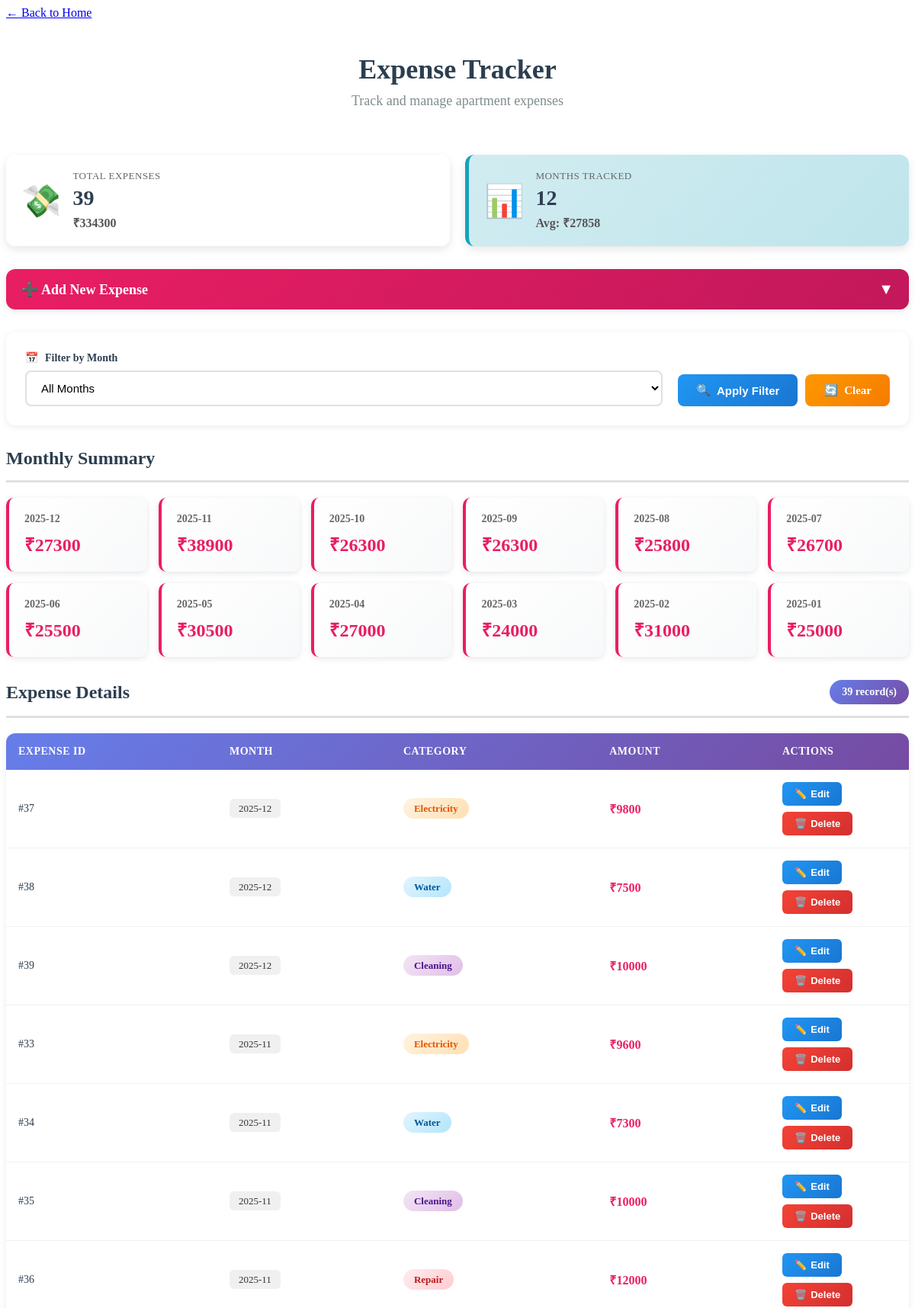
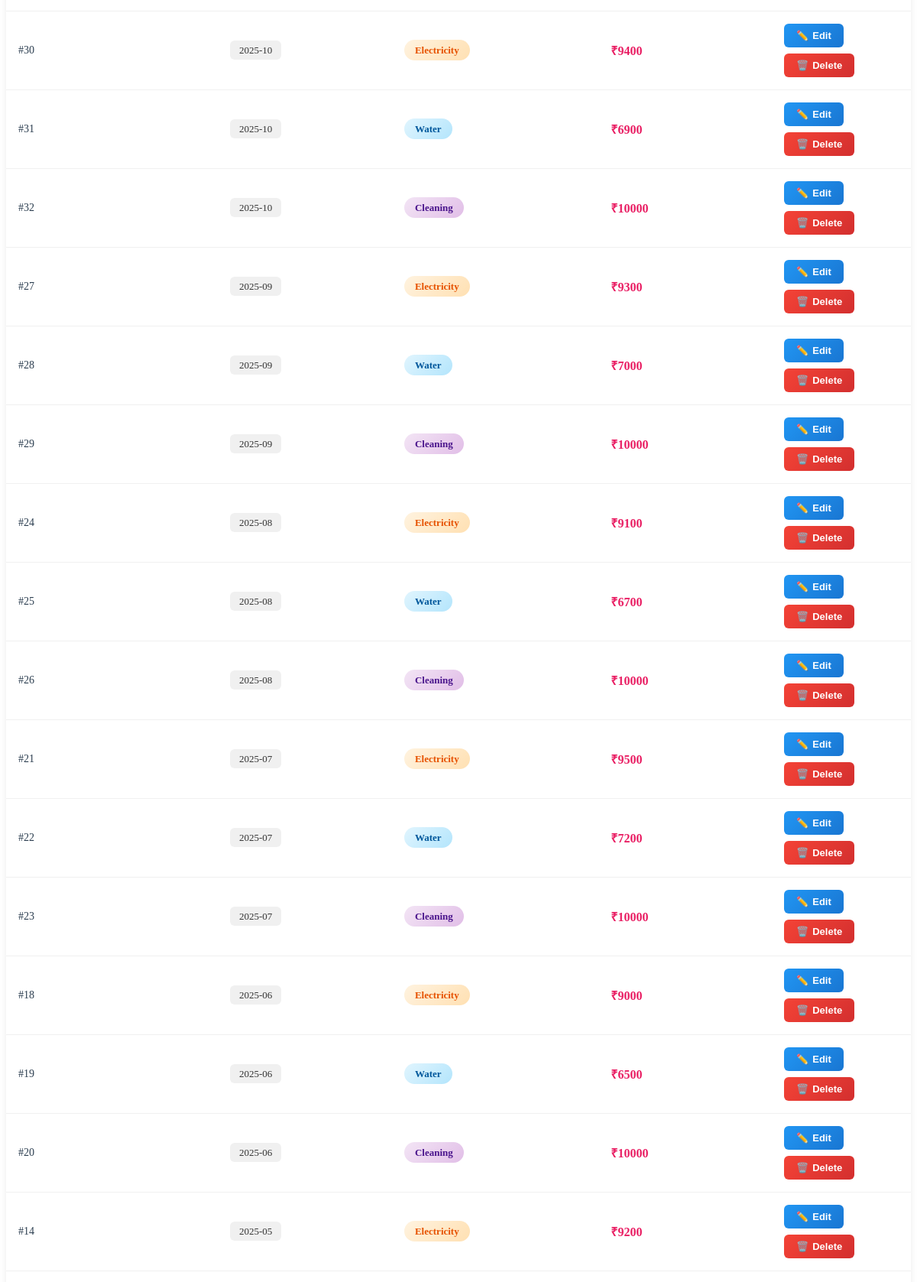
/expenses (upper part), run on the app's committed database (2 pictures, top to bottom).
### tables this page shows
CREATE TABLE expenses (
    expense_id INTEGER PRIMARY KEY AUTOINCREMENT,
    month TEXT,          
    category TEXT,        
    amount INTEGER
);

### app.py (the view)
@app.route("/expenses", methods=['GET'])
def view_expenses():
    month_filter = request.args.get("month")
    conn = db_connection()
    query = 'SELECT * FROM expenses WHERE 1=1'
    params = []
    if month_filter:
        query += ' AND month = ?'
        params.append(month_filter)
    query += ' ORDER BY month DESC, expense_id'
    expenses = conn.execute(query, params).fetchall()
    cursor = conn.cursor()
    cursor.execute('SELECT DISTINCT month FROM expenses ORDER BY month DESC')
    months = cursor.fetchall()
    cursor.execute('''
        SELECT month, SUM(amount) as total
        FROM expenses
        GROUP BY month
        ORDER BY month DESC
    ''')
    monthly_totals = cursor.fetchall()
    conn.close()
    return render_template("expenses.html", expenses=expenses, months=months, monthly_totals=monthly_totals)

### app.py (called while the page is built)
def db_connection():
    conn = sqlite3.connect(database)
    conn.row_factory = sqlite3.Row
    return conn

### templates/expenses.html (shortened to what this page needs)
<!DOCTYPE html>
<html lang="en">
<head>
    <link rel="stylesheet" href="{{ url_for('static', filename='css/style.css') }}">
</head>
<body>
    <div class="container">
        <a href="/" class="back-button">← Back to Home</a>
        <div class="page-header">
            <h1>Expense Tracker</h1>
            <p class="subtitle">Track and manage apartment expenses</p>
        </div>
        {% set total_expenses = expenses|sum(attribute='amount') %}
        {% set expense_count = expenses|length %}
        <div class="summary-cards-grid">
            <div class="summary-card-mini danger">
                <div class="card-icon">💸</div>
                <div class="card-content">
                    <p class="card-label">Total Expenses</p>
                    <p class="card-number">{{ expense_count }}</p>
                    <p class="card-amount">₹{{ total_expenses }}</p>
                </div>
            </div>
            <div class="summary-card-mini info">
                <div class="card-icon">📊</div>
                <div class="card-content">
                    <p class="card-label">Months Tracked</p>
                    <p class="card-number">{{ monthly_totals|length }}</p>
                    <p class="card-amount">Avg: ₹{{ (total_expenses / monthly_totals|length)|round|int if monthly_totals|length > 0 else 0 }}</p>
                </div>
            </div>
        </div>
        <div class="inline-form-container">
            <div class="inline-form-header" onclick="toggleAddForm()">
                <h3>➕ Add New Expense</h3>
                <span class="toggle-icon" id="addFormToggle">▼</span>
            </div>
        </div>
        <div class="filter-section-styled">
            <form method="GET" action="/expenses" class="filter-form-inline">
                <div class="filter-input-group">
                    <label for="month">
                        <span class="filter-icon">📅</span>
                        Filter by Month
                    </label>
                    <select name="month" id="month" class="styled-select">
                        <option value="">All Months</option>
                    </select>
                </div>
                <div class="filter-buttons-group">
                    <button type="submit" class="btn-apply">
                        <span>🔍</span> Apply Filter
                    </button>
                    <a href="/expenses" class="btn-clear">
                        <span>🔄</span> Clear
                    </a>
                </div>
            </form>
        </div>
        {% if monthly_totals %}
        <div class="section-header">
            <h2>Monthly Summary</h2>
        </div>
        <div class="monthly-summary-grid">
            {% for month_total in monthly_totals %}
            <div class="month-summary-card">
                <div class="month-name">{{ month_total['month'] }}</div>
                <div class="month-amount">₹{{ month_total['total'] }}</div>
            </div>
            {% endfor %}
        </div>
        {% endif %}
        {% if expenses %}
        <div class="section-header">
            <h2>Expense Details</h2>
            <span class="record-count">{{ expenses|length }} record(s)</span>
        </div>
        <div class="table-wrapper">
            <table class="modern-table">
                <thead>
                    <tr>
                        <th>Expense ID</th>
                        <th>Month</th>
                        <th>Category</th>
                        <th>Amount</th>
                        <th>Actions</th>
                    </tr>
                </thead>
                <tbody>
                    {% for expense in expenses %}
                    <tr class="table-row-hover" id="row-{{ expense['expense_id'] }}">
                        <td data-label="Expense ID">#{{ expense['expense_id'] }}</td>
                        <td data-label="Month">
                            <span class="month-tag">{{ expense['month'] }}</span>
                        </td>
                        <td data-label="Category">
                            <span class="category-badge category-{{ expense['category']|lower }}">
                                {{ expense['category'] }}
                            </span>
                        </td>
                        <td data-label="Amount">
                            <strong class="amount-text expense-amount">₹{{ expense['amount'] }}</strong>
                        </td>
                        <td data-label="Actions">
                            <div class="action-buttons">
                                <button onclick="toggleEditForm({{ expense['expense_id'] }}, '{{ expense['month'] }}', '{{ expense['category'] }}', {{ expense['amount'] }})" class="btn-edit">
                                    <span>✏️</span> Edit
                                </button>
                                <form method="POST" action="/expenses/delete/{{ expense['expense_id'] }}" style="display: inline;">
                                    <button type="submit" class="btn-delete" onclick="return confirm('Are you sure you want to delete this expense?\n\nCategory: {{ expense['category'] }}\nAmount: ₹{{ expense['amount'] }}')">
                                        <span>🗑️</span> Delete
                                    </button>
                                </form>
                            </div>
                        </td>
                    </tr>
                    {% endfor %}
                </tbody>
            </table>
        </div>
        {% endif %}
    </div>
</body>
</html>

### data on the page
expenses: expense_id "37", month "2025-12", category "Electricity", amount "9800"
expenses: expense_id "38", month "2025-12", category "Water", amount "7500"
expenses: expense_id "39", month "2025-12", category "Cleaning", amount "10000"
expenses: expense_id "33", month "2025-11", category "Electricity", amount "9600"
expenses: expense_id "34", month "2025-11", category "Water", amount "7300"
expenses: expense_id "35", month "2025-11", category "Cleaning", amount "10000"
expenses: expense_id "36", month "2025-11", category "Repair", amount "12000"
expenses: expense_id "30", month "2025-10", category "Electricity", amount "9400"
expenses: expense_id "31", month "2025-10", category "Water", amount "6900"
expenses: expense_id "32", month "2025-10", category "Cleaning", amount "10000"
expenses: expense_id "27", month "2025-09", category "Electricity", amount "9300"
expenses: expense_id "28", month "2025-09", category "Water", amount "7000"
expenses: expense_id "29", month "2025-09", category "Cleaning", amount "10000"
expenses: expense_id "24", month "2025-08", category "Electricity", amount "9100"
expenses: expense_id "25", month "2025-08", category "Water", amount "6700"
expenses: expense_id "26", month "2025-08", category "Cleaning", amount "10000"
expenses: expense_id "21", month "2025-07", category "Electricity", amount "9500"
expenses: expense_id "22", month "2025-07", category "Water", amount "7200"
expenses: expense_id "23", month "2025-07", category "Cleaning", amount "10000"
expenses: expense_id "18", month "2025-06", category "Electricity", amount "9000"
expenses: expense_id "19", month "2025-06", category "Water", amount "6500"
expenses: expense_id "20", month "2025-06", category "Cleaning", amount "10000"
expenses: expense_id "14", month "2025-05", category "Electricity", amount "9200"

### other printed values
{{ expense_count }} "39"
{{ total_expenses }} "334300"
{{ monthly_totals|length }} "12"
{{ month_total['month'] }} "2025-12" "2025-11" "2025-10" "2025-09" "2025-08" "2025-07" "2025-06" "2025-05" "2025-04" "2025-03" "2025-02" "2025-01"
{{ month_total['total'] }} "27300" "38900" "26300" "26300" "25800" "26700" "25500" "30500" "27000" "24000" "31000" "25000"
{{ expenses|length }} "39"
